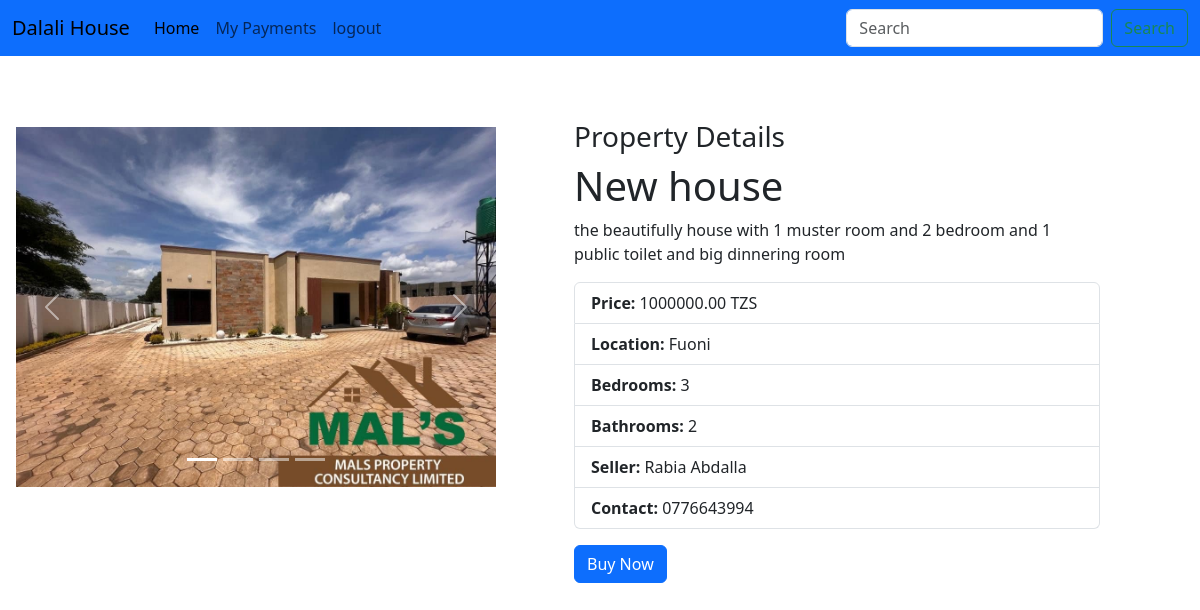
/property/3 (signed in), run on the app's committed database.
### Dalalisell/models.py (models this page shows, shortened)
class Property(models.Model):
    CHOICE_STATUS= [
        ('Pending', 'Pending'),
        ('Approved', 'Approved'),
        ('Sold', 'Sold'),
    ]
    title =models.CharField(max_length=50)
    seller = models.ForeignKey(CustomUser, on_delete=models.CASCADE)
    price = models.DecimalField(decimal_places=2, max_digits=10, default=0)
    room = models.IntegerField()
    bathroom =models.IntegerField()
    location =models.CharField(max_length=50)
    image1= models.ImageField(upload_to='upload/property')
    image2= models.ImageField(upload_to='upload/property')
    image3= models.ImageField(upload_to='upload/property')
    image4= models.ImageField(upload_to='upload/property')
    description =models.CharField(max_length=250)
    status =models.CharField(choices=CHOICE_STATUS, max_length=12, default='Pending')
    date = models.DateTimeField(default=datetime.datetime.today)

class CustomUser(AbstractUser):
    ROLE_CHOICE=[
        ('admin' ,'admin'),
        ('seller','seller'),
        ('buyer' ,'buyer'),
    ]
    image = models.ImageField(upload_to='upload/user', null=True, blank=True)
    phone=models.CharField(max_length=14)
    role = models.CharField(max_length=13 ,choices=ROLE_CHOICE, default='buyer')

### Dalalisell/views.py (the view)
# urls.py: path('property/<int:pk>', views.PropertyView.as_view(), name='property'),
class PropertyView(LoginRequiredMixin, View):
    def get(self, request, pk=None, **kwargs):
        if pk is None:
            pk = kwargs.get('pk')
        propert = Property.objects.get(id=pk)
        return render(request, 'property.html', {'propert': propert })

### Dalalisell/templates/property.html (shortened to what this page needs)
{% extends "base.html" %} {% block content%} {% include "navbar.html" %}
<div class="container mt-5 row align-items-center">
  <div
    class="p-3 col"
    style="
      display: flex;
      gap: 2rem;
      width: 50rem;
      height: 30rem;
      align-items: flex-start;
    "
  >
    <div
      id="carouselExampleIndicators"
      class="carousel slide"
      style="width: 30rem; overflow: hidden"
    >
      <div class="carousel-indicators">
        <button
          type="button"
          data-bs-target="#carouselExampleIndicators"
          data-bs-slide-to="0"
          class="active"
          aria-current="true"
          aria-label="Slide 1"
        ></button>
        <button
          type="button"
          data-bs-target="#carouselExampleIndicators"
          data-bs-slide-to="1"
          aria-label="Slide 2"
        ></button>
        <button
          type="button"
          data-bs-target="#carouselExampleIndicators"
          data-bs-slide-to="3"
          aria-label="Slide 4"
        ></button>
        <button
          type="button"
          data-bs-target="#carouselExampleIndicators"
          data-bs-slide-to="2"
          aria-label="Slide 3"
        ></button>
      </div>
      <div class="carousel-inner">
        <div class="carousel-item active">
          <img
            src="{{propert.image1.url}}"
            class="d-block w-100"
            alt="..."
            style="height: 100%; object-fit: cover"
          />
        </div>
      </div>
      <button
        class="carousel-control-prev"
        type="button"
        data-bs-target="#carouselExampleIndicators"
        data-bs-slide="prev"
      >
        <span class="carousel-control-prev-icon" aria-hidden="true"></span>
      </button>
      <button
        class="carousel-control-next"
        type="button"
        data-bs-target="#carouselExampleIndicators"
        data-bs-slide="next"
      >
        <span class="carousel-control-next-icon" aria-hidden="true"></span>
      </button>
    </div>
  </div>
  <div class="p-3 col" style="width: 50rem">
    <h3>Property Details</h3>
    <h1>{{propert.title}}</h1>
    <p>{{propert.description}}</p>
    <ul class="list-group">
      <li class="list-group-item">
        <strong>Price:</strong> {{propert.price}} TZS
      </li>
      <li class="list-group-item">
        <strong>Location:</strong> {{propert.location}}
      </li>
      <li class="list-group-item">
        <strong>Bedrooms:</strong> {{propert.room}}
      </li>
      <li class="list-group-item">
        <strong>Bathrooms:</strong> {{propert.bathroom}}
      </li>
      <li class="list-group-item">
        <strong>Seller:</strong> {{propert.seller.first_name}}
        {{propert.seller.last_name}}
      </li>
      <li class="list-group-item">
        <strong>Contact:</strong> {{propert.seller.phone}}
      </li>
    </ul>
    <a class="btn btn-primary mt-3" href="{% url 'payment' pk=propert.id %}"
      >Buy Now</a
    >
  </div>
  {% endblock %}

### data on the page
Property: image1 (picture), title "New house", description "the beautifully house with 1 muster room and 2 bedroom and 1 public toilet and big dinnering room", price "1000000.00", location "Fuoni", room "3", bathroom "2", seller.first_name "Rabia", seller.last_name "Abdalla", seller.phone "0776643994"
